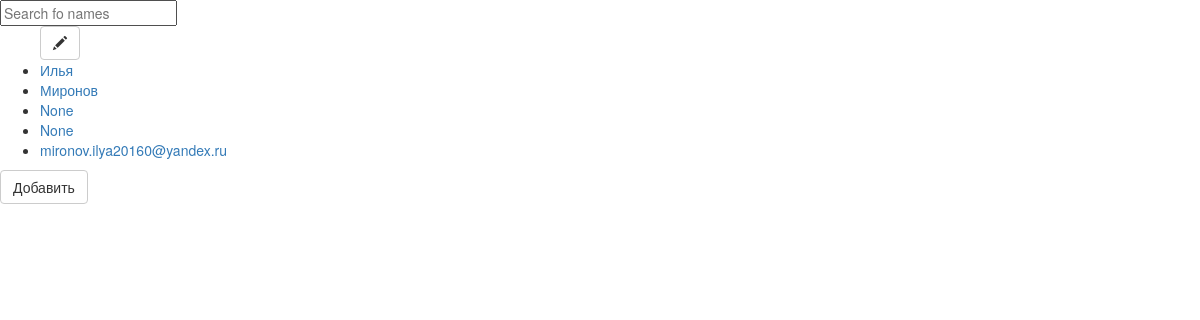
/authors/, run on an earlier commit of the app's database.
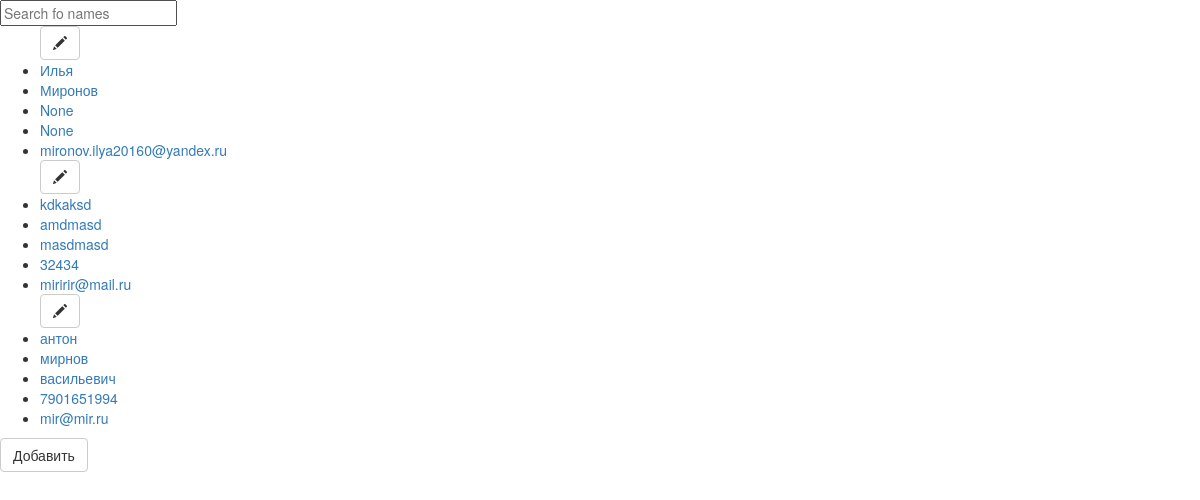
And on a later commit of the database.
### authors/models.py (models this page shows, shortened)
class Author(models.Model):
    name=models.CharField("Имя",max_length=64)
    surname=models.CharField("Фамилия",max_length=64)
    patronymic=models.CharField("Отчество",max_length=64,blank=True, null=True, default=None)
    phone= models.CharField("Телефон",max_length=11,blank=True, null=True, default=None)
    email=models.EmailField("Эл. адрес",blank=True, null=True, default=None)
    class Meta:
        verbose_name = 'Автор'
        verbose_name_plural = 'Авторы'

### authors/views.py (the view)
# urls.py: url(r'^', include('authors.urls')),
def authors(request):
    author = Author.objects.all()
    return render(request, 'authors/author.html',{"authors":  author})

### templates/authors/author.html (shortened to what this page needs)
{% load static %}
<!DOCTYPE html>
<html lang="en">
<head>
    <link rel="stylesheet" href="https://cdnjs.cloudflare.com/ajax/libs/twitter-bootstrap/3.3.6/css/bootstrap.min.css">
    <link rel="stylesheet" href="{% static 'css/style.css' %}">
</head>
<body>
    <input  type="text" onkeyup="myFunction()" id="myInput" placeholder="Search fo names">
    <ul id = "myUL">
         {% for author in authors%}
              <a class="btn btn-default" href="{% url 'author_edit' pk=author.id %}"><span class="glyphicon glyphicon-pencil"></span></a>
            <li><a href="">{{author.name}}</a></li>
                <li><a href="">{{author.surname}}</a></li>
                <li><a href="">{{author.patronymic}}</a></li>
                <li><a href="">{{author.phone}}</a></li>
                <li><a href="">{{author.email}}</a></li>
        {%endfor%}
    </ul>
      <a class="btn btn-default" href="{% url 'tag'  %}"> Добавить</a>
</body>
</html>

What changed in the data, as far as the page shows it:
added Author: name "kdkaksd", surname "amdmasd", patronymic "masdmasd", phone "32434", email "miririr@mail.ru"
added Author: name "антон", surname "мирнов", patronymic "васильевич", phone "7901651994", email "mir@mir.ru"
